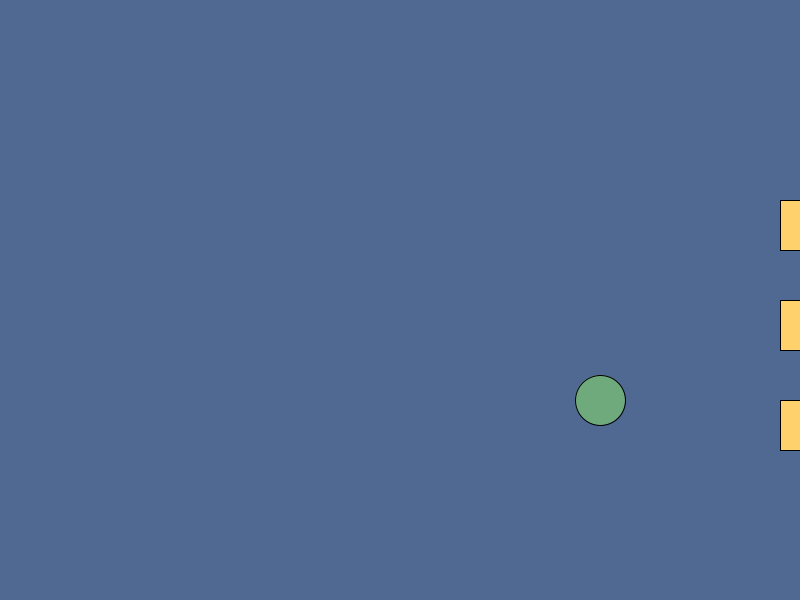
Frame 1 (no input)
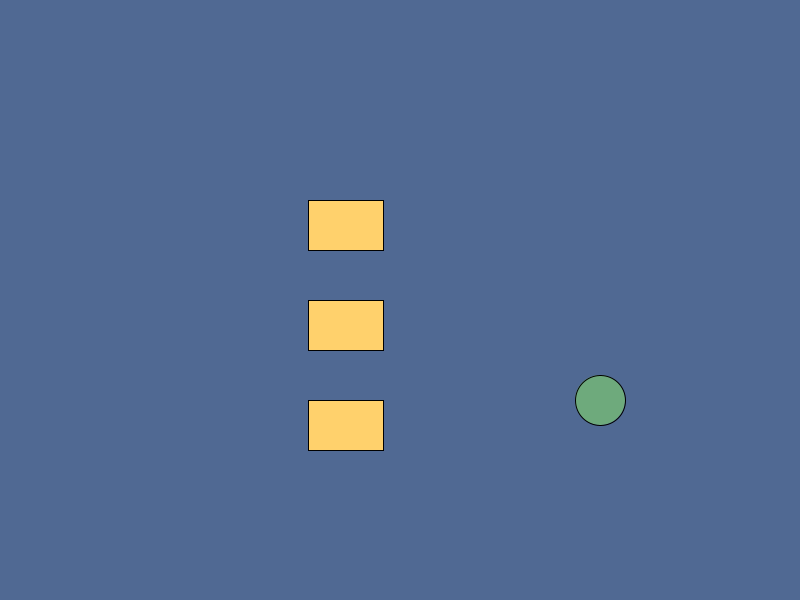
Frame 60 (the mouse pressed at the canvas centre just before this capture)
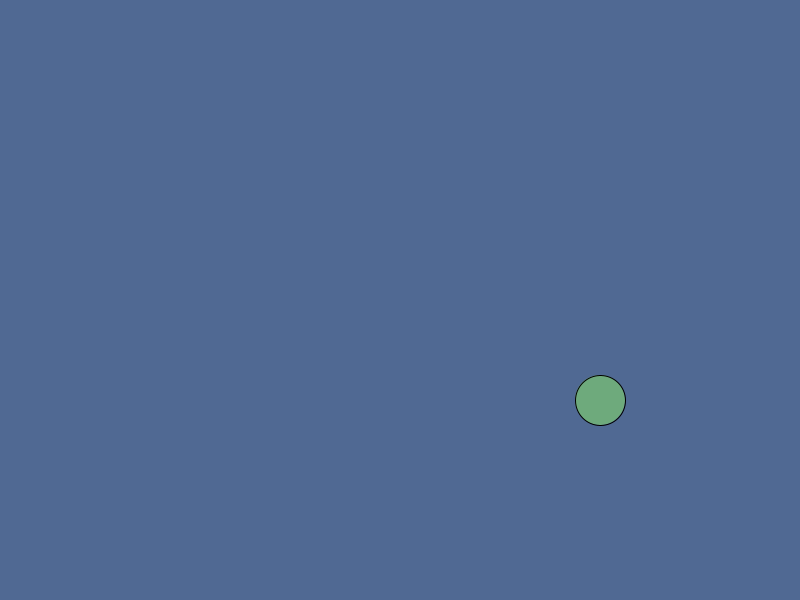
Frame 120 (the mouse held since frame 60 and released just before this capture)

The Processing sketch that drew these frames (run headless with seeded random() and noise(); from frame 60 on, the mouse is pressed at the canvas centre):

// Processing sketch: froggyroad
// ── froggyroad.pde
int w = 800;
int h = 600;
int frogX = 600;
int frogY = 400;
int speed = 6;


car BeanMobile = new car(780, 200, 8);
car BananaMobile = new car(780, 300, 8);
car DuesenbergSJLAPhaeton = new car(780, 400, 8);

public class car{
int carX = 300;
int carY = 300;
int carspeed = 8;



public car(int x, int y, int z){
  carX = x;
  carY = y;
  carspeed = z;
}
void display()
  {
    fill(#FFD16C);
    rect(carX , carY,  75, 50);
   
  }
  
void move(){
  carX-=carspeed;
}  
}

void setup(){
  size(800, 600);

}

void draw(){
  background(#506993);
  fill(#6EAA7C);
ellipse(frogX, frogY, 50, 50);
  
  BeanMobile.display();
  BananaMobile.display();
  DuesenbergSJLAPhaeton.display();
 
 BeanMobile.move();
 BananaMobile.move();
 DuesenbergSJLAPhaeton.move();
}

void keyPressed()
{
    if(key == CODED){
        if(keyCode == UP)
        {
            //Frog Y position goes up
            frogY-=speed;
            
        }
        else if(keyCode == DOWN)
        {
            //Frog Y position goes down 
            frogY+=speed;
            
        }
        else if(keyCode == RIGHT)
        {
            //Frog X position goes right
            frogX+=speed;
            
            
        }
        else if(keyCode == LEFT)
        {
            //Frog X position goes left
            
            frogX-=speed;
            
        }
      if(frogY<0){
              frogY=0;
            }
      if(frogY>600){
              frogY=600;
            }
      if(frogX>800){
              frogX=800;
            }
      if(frogX<0){
              frogX=0;
            }
       
    }
}
